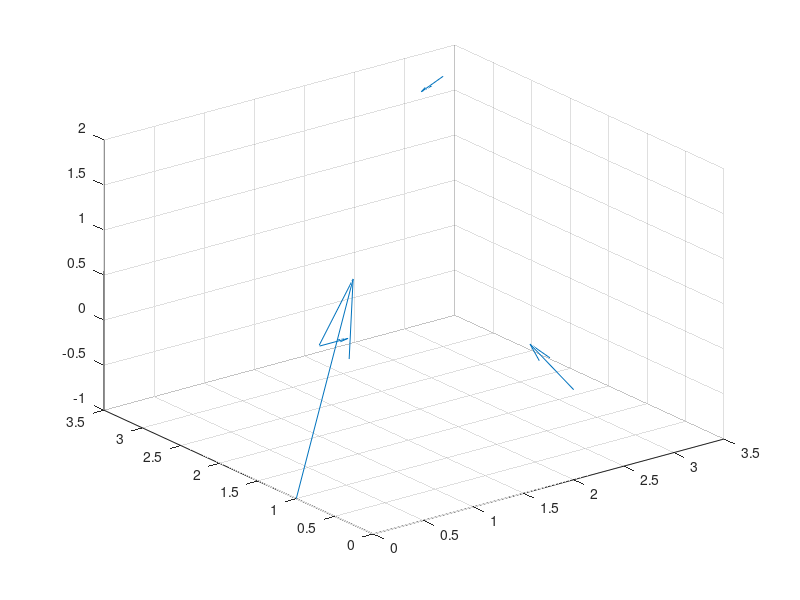

Here is the MATLAB script that generated this plot:
% How to plot vectors

%% 2D
% vectors I want to plot as rows (XSTART, YSTART) (XDIR, YDIR)
rays = [
  1 2   1 0 ;
  3 3   0 1 ;
  0 1   2 0 ;
  2 0   0 2 ;
] ;

% quiver plot
quiver( rays( :,1 ), rays( :,2 ), rays( :,3 ), rays( :,4 ) );

%% 3D
 % vectors I want to plot as rows (XSTART, YSTART, ZSTART) (XDIR, YDIR, ZDIR)
rays = [
  1 2 0  1 0 0;
  3 3 2  0 1 -1 ;
  0 1 -1  2 0 8;
  2 0 0  0 2 1;
] ;

% quiver plot
quiver3( rays( :,1 ), rays( :,2 ), rays( :,3 ), rays( :,4 ), rays( :,5 ), rays( :,6 ) );